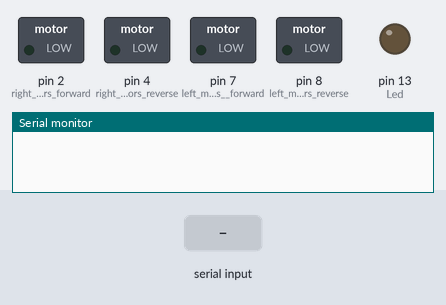
The sketch below on a simulated Arduino Uno, built with avr-gcc and run on an emulated ATmega328P. On the bench: switched loads named in the sketch (green lamp = pin HIGH), output pins drawn as LEDs (lit = HIGH), the last lines printed to the serial monitor. Inputs (shaded band) come from the test bench.

Above: at 1.2 s.
1.3 s: "F" received over Serial
At 2.5 s:
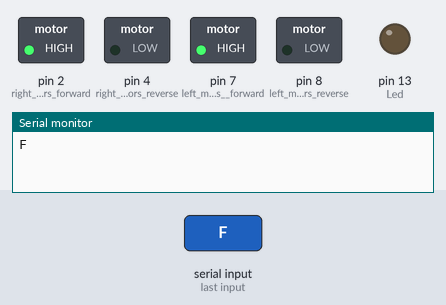
2.8 s: "B" received over Serial
At 3.1 s:
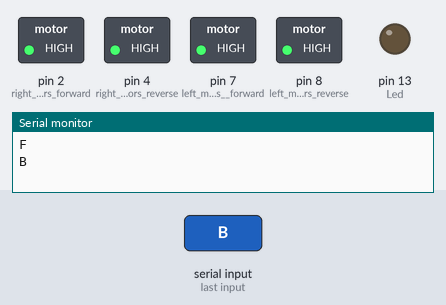
4.3 s: "W" received over Serial
At 5.0 s:
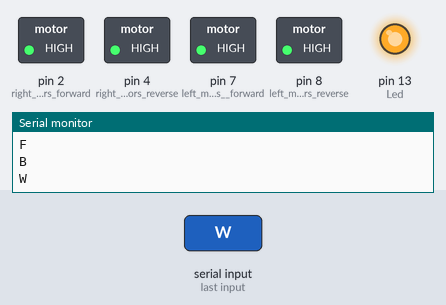
5.8 s: "S" received over Serial
At 6.6 s:
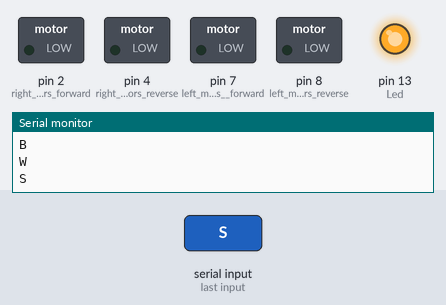
7.3 s: "L" received over Serial
At 8.5 s:
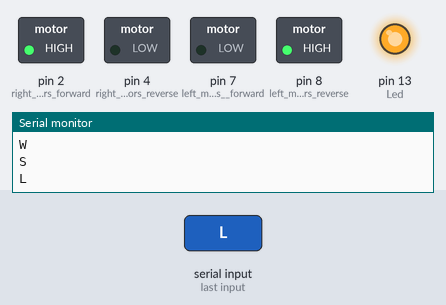
8.8 s: "w" received over Serial
At 10.2 s:
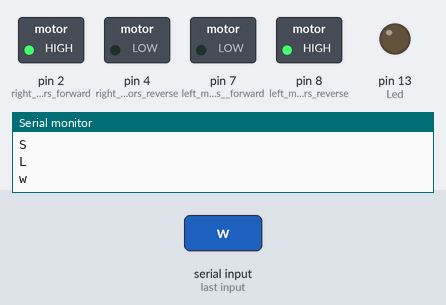
Timing chart, 0 to 11.3 s (numbered marks = the images above; inputs shaded):
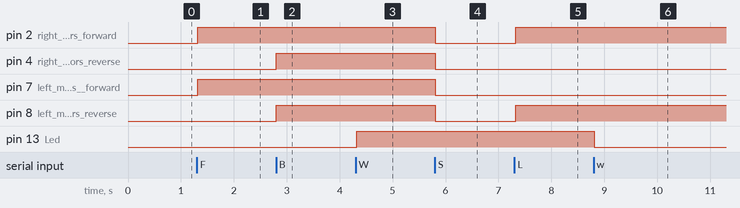

Measured:
- after the input at 1.3 s, pin 2 (right__motors_forward), pin 7 (left_motors__forward): LOW → HIGH at once
- after the input at 2.8 s, pin 4 (right_motors_reverse), pin 8 (left_motors_reverse): LOW → HIGH at once
- after the input at 4.3 s, pin 13 (Led): LOW → HIGH at once
- after the input at 5.8 s, pin 2 (right__motors_forward), pin 4 (right_motors_reverse), pin 7 (left_motors__forward), pin 8 (left_motors_reverse): HIGH → LOW at once
- after the input at 7.3 s, pin 2 (right__motors_forward), pin 8 (left_motors_reverse): LOW → HIGH at once
- after the input at 8.8 s, pin 13 (Led): HIGH → LOW at once

The sketch:

MainMotorsMovement.ino
```cpp
char t;

void setup() {
pinMode(7,OUTPUT);   //left motors  forward
pinMode(8,OUTPUT);   //left motors reverse
pinMode(2,OUTPUT);   //right  motors forward
pinMode(4,OUTPUT);   //right motors reverse
pinMode(LED_BUILTIN,OUTPUT);   //Led
Serial.begin(9600);
}

void goForward(void){               //move  forward(all motors rotate in forward direction)
  digitalWrite(7,HIGH);
  digitalWrite(2,HIGH);
}
void goLeft(void){                  //turn left (right side motors rotate in forward direction, left  side motors rotate in reverse)
  digitalWrite(2,HIGH);
  digitalWrite(8,HIGH);
}
void goRight(void){                 //turn right (left side motors rotate in forward direction,  right side motors rotate in reverse)
  digitalWrite(7,HIGH);
  digitalWrite(4,HIGH);
}
void goBack(void){                  //move reverse (all  motors rotate in reverse direction)
  digitalWrite(8,HIGH);
  digitalWrite(4,HIGH);
}
void Stop(void){
  digitalWrite(7,LOW);
  digitalWrite(8,LOW);
  digitalWrite(2,LOW);
  digitalWrite(4,LOW);
}

void loop() {
if(Serial.available()){
  t = Serial.read();
  Serial.println(t);
}
switch (t){
  case 'F':
    goForward();
    break;
  case 'B':
    goBack();
    break;
  case 'L':
    goLeft();
    break;
  case 'R':
    goRight();
    break;
  case 'S':
    Stop();
    break;
  case 'W':
    digitalWrite(LED_BUILTIN,HIGH);
    break;
  case 'w':
    digitalWrite(LED_BUILTIN,LOW);
    break;
  default:
    Stop();
    break;
}
/*
if(t == 'F'){
  goForward();
}

else if(t == 'B'){
  goBack();
}

else if(t == 'L'){
  goLeft();
}

else  if(t == 'R'){
  goRight();
}

else if(t ==  'W'){    //turn led on or off
  digitalWrite(LED_BUILTIN,HIGH);
  }
else if(t == 'w'){
  digitalWrite(LED_BUILTIN,LOW);
}

else if(t == 'S'){      //STOP (all motors stop)
  Stop();
}*/
delay(40);
}
```
